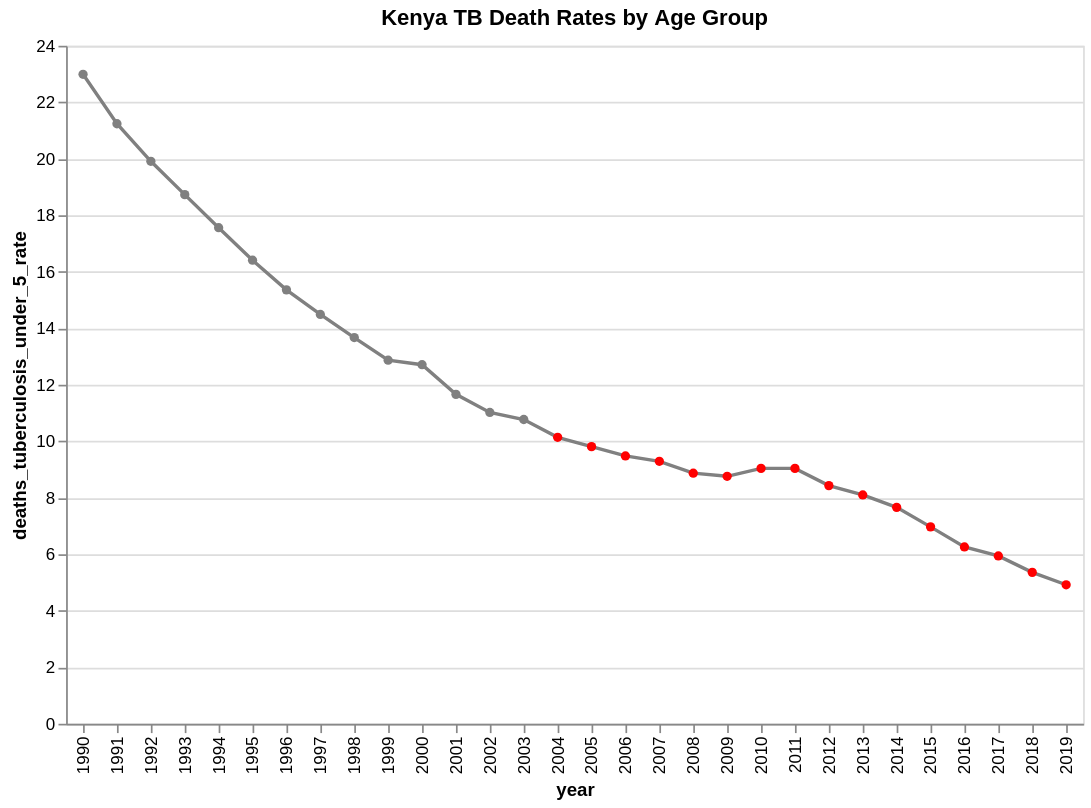

Write notebook code for a chart like this one.
### Markdown cell above
#### line chart test tooltip and conditional color

### Code cell
_deaths_tb_ = alt.Chart(age_group).mark_line(point=True).encode(
 x='year:O',
 y='deaths_tuberculosis_under_5_rate:Q',
 color= alt.condition(alt.datum.year >= 2004 , alt.value("red"), alt.value("grey")),
 tooltip=['year', 'deaths_tuberculosis_under_5_rate']
).interactive()

#%mkdir charts

_deaths_tb_.properties(title='Kenya TB Death Rates by Age Group', width=600, height=400)#.save('charts/kenya_tb_agegroup_death_rates.html')

### Figure 1 — Vega-Lite specification as saved in the notebook (floating-point values rounded to 4 significant figures)
{"config": {"view": {"continuousWidth": 300, "continuousHeight": 300}}, "data": {"name": "data-9991a3da004cd50d378894522999aa2c"}, "mark": {"type": "line", "point": true}, "encoding": {"color": {"condition": {"test": "(datum.year >= 2004)", "value": "red"}, "value": "grey"}, "tooltip": [{"field": "year", "type": "quantitative"}, {"field": "deaths_tuberculosis_under_5_rate", "type": "quantitative"}], "x": {"field": "year", "type": "ordinal"}, "y": {"field": "deaths_tuberculosis_under_5_rate", "type": "quantitative"}}, "height": 400, "params": [{"name": "param_1e9efca18e7a2868", "select": {"type": "interval", "encodings": ["x", "y"]}, "bind": "scales"}], "title": "Kenya TB Death Rates by Age Group", "width": 600, "$schema": "https://vega.github.io/schema/vega-lite/v6.4.1.json", "datasets": {"data-9991a3da004cd50d378894522999aa2c": [{"year": 1990, "deaths_tuberculosis_under_5_rate": 22.99, "deaths_tuberculosis_70+_years_rate": 665.0, "deaths_tuberculosis_5-14_years_rate": 2.0, "deaths_tuberculosis_15-49_years_rate": 33.31, "deaths_tuberculosis_50-69_years_rate": 207.8}, {"year": 1991, "deaths_tuberculosis_under_5_rate": 21.24, "deaths_tuberculosis_70+_years_rate": 652.8, "deaths_tuberculosis_5-14_years_rate": 1.97, "deaths_tuberculosis_15-49_years_rate": 33.5, "deaths_tuberculosis_50-69_years_rate": 205.8}, {"year": 1992, "deaths_tuberculosis_under_5_rate": 19.91, "deaths_tuberculosis_70+_years_rate": 650.5, "deaths_tuberculosis_5-14_years_rate": 1.95, "deaths_tuberculosis_15-49_years_rate": 34.23, "deaths_tuberculosis_50-69_years_rate": 207.1}, {"year": 1993, "deaths_tuberculosis_under_5_rate": 18.73, "deaths_tuberculosis_70+_years_rate": 650.4, "deaths_tuberculosis_5-14_years_rate": 1.93, "deaths_tuberculosis_15-49_years_rate": 34.98, "deaths_tuberculosis_50-69_years_rate": 208.8}, {"year": 1994, "deaths_tuberculosis_under_5_rate": 17.56, "deaths_tuberculosis_70+_years_rate": 645.2, "deaths_tuberculosis_5-14_years_rate": 1.89, "deaths_tuberculosis_15-49_years_rate": 35.53, "deaths_tuberculosis_50-69_years_rate": 208.7}, {"year": 1995, "deaths_tuberculosis_under_5_rate": 16.41, "deaths_tuberculosis_70+_years_rate": 635.6, "deaths_tuberculosis_5-14_years_rate": 1.84, "deaths_tuberculosis_15-49_years_rate": 35.84, "deaths_tuberculosis_50-69_years_rate": 207.8}, {"year": 1996, "deaths_tuberculosis_under_5_rate": 15.36, "deaths_tuberculosis_70+_years_rate": 626.0, "deaths_tuberculosis_5-14_years_rate": 1.76, "deaths_tuberculosis_15-49_years_rate": 36.13, "deaths_tuberculosis_50-69_years_rate": 207.3}, {"year": 1997, "deaths_tuberculosis_under_5_rate": 14.49, "deaths_tuberculosis_70+_years_rate": 626.0, "deaths_tuberculosis_5-14_years_rate": 1.73, "deaths_tuberculosis_15-49_years_rate": 37.01, "deaths_tuberculosis_50-69_years_rate": 210.7}, {"year": 1998, "deaths_tuberculosis_under_5_rate": 13.67, "deaths_tuberculosis_70+_years_rate": 630.9, "deaths_tuberculosis_5-14_years_rate": 1.7, "deaths_tuberculosis_15-49_years_rate": 38.26, "deaths_tuberculosis_50-69_years_rate": 216.3}, {"year": 1999, "deaths_tuberculosis_under_5_rate": 12.87, "deaths_tuberculosis_70+_years_rate": 627.2, "deaths_tuberculosis_5-14_years_rate": 1.65, "deaths_tuberculosis_15-49_years_rate": 38.9, "deaths_tuberculosis_50-69_years_rate": 218.0}, {"year": 2000, "deaths_tuberculosis_under_5_rate": 12.71, "deaths_tuberculosis_70+_years_rate": 627.7, "deaths_tuberculosis_5-14_years_rate": 1.67, "deaths_tuberculosis_15-49_years_rate": 40.41, "deaths_tuberculosis_50-69_years_rate": 223.1}, {"year": 2001, "deaths_tuberculosis_under_5_rate": 11.66, "deaths_tuberculosis_70+_years_rate": 616.8, "deaths_tuberculosis_5-14_years_rate": 1.62, "deaths_tuberculosis_15-49_years_rate": 41.13, "deaths_tuberculosis_50-69_years_rate": 223.5}, {"year": 2002, "deaths_tuberculosis_under_5_rate": 11.02, "deaths_tuberculosis_70+_years_rate": 612.4, "deaths_tuberculosis_5-14_years_rate": 1.62, "deaths_tuberculosis_15-49_years_rate": 42.49, "deaths_tuberculosis_50-69_years_rate": 226.8}, {"year": 2003, "deaths_tuberculosis_under_5_rate": 10.77, "deaths_tuberculosis_70+_years_rate": 603.9, "deaths_tuberculosis_5-14_years_rate": 1.75, "deaths_tuberculosis_15-49_years_rate": 44.17, "deaths_tuberculosis_50-69_years_rate": 229.5}, {"year": 2004, "deaths_tuberculosis_under_5_rate": 10.14, "deaths_tuberculosis_70+_years_rate": 587.5, "deaths_tuberculosis_5-14_years_rate": 1.72, "deaths_tuberculosis_15-49_years_rate": 44.71, "deaths_tuberculosis_50-69_years_rate": 226.8}, {"year": 2005, "deaths_tuberculosis_under_5_rate": 9.81, "deaths_tuberculosis_70+_years_rate": 571.3, "deaths_tuberculosis_5-14_years_rate": 1.67, "deaths_tuberculosis_15-49_years_rate": 44.48, "deaths_tuberculosis_50-69_years_rate": 222.0}, {"year": 2006, "deaths_tuberculosis_under_5_rate": 9.48, "deaths_tuberculosis_70+_years_rate": 558.0, "deaths_tuberculosis_5-14_years_rate": 1.64, "deaths_tuberculosis_15-49_years_rate": 43.92, "deaths_tuberculosis_50-69_years_rate": 217.3}, {"year": 2007, "deaths_tuberculosis_under_5_rate": 9.29, "deaths_tuberculosis_70+_years_rate": 547.6, "deaths_tuberculosis_5-14_years_rate": 1.65, "deaths_tuberculosis_15-49_years_rate": 43.16, "deaths_tuberculosis_50-69_years_rate": 213.2}, {"year": 2008, "deaths_tuberculosis_under_5_rate": 8.87, "deaths_tuberculosis_70+_years_rate": 540.1, "deaths_tuberculosis_5-14_years_rate": 1.64, "deaths_tuberculosis_15-49_years_rate": 42.42, "deaths_tuberculosis_50-69_years_rate": 208.7}, {"year": 2009, "deaths_tuberculosis_under_5_rate": 8.76, "deaths_tuberculosis_70+_years_rate": 530.2, "deaths_tuberculosis_5-14_years_rate": 1.65, "deaths_tuberculosis_15-49_years_rate": 41.63, "deaths_tuberculosis_50-69_years_rate": 203.6}, {"year": 2010, "deaths_tuberculosis_under_5_rate": 9.04, "deaths_tuberculosis_70+_years_rate": 514.0, "deaths_tuberculosis_5-14_years_rate": 1.68, "deaths_tuberculosis_15-49_years_rate": 40.53, "deaths_tuberculosis_50-69_years_rate": 196.7}, {"year": 2011, "deaths_tuberculosis_under_5_rate": 9.04, "deaths_tuberculosis_70+_years_rate": 496.9, "deaths_tuberculosis_5-14_years_rate": 1.7, "deaths_tuberculosis_15-49_years_rate": 39.31, "deaths_tuberculosis_50-69_years_rate": 189.5}, {"year": 2012, "deaths_tuberculosis_under_5_rate": 8.43, "deaths_tuberculosis_70+_years_rate": 480.8, "deaths_tuberculosis_5-14_years_rate": 1.61, "deaths_tuberculosis_15-49_years_rate": 37.87, "deaths_tuberculosis_50-69_years_rate": 181.8}, {"year": 2013, "deaths_tuberculosis_under_5_rate": 8.1, "deaths_tuberculosis_70+_years_rate": 469.9, "deaths_tuberculosis_5-14_years_rate": 1.53, "deaths_tuberculosis_15-49_years_rate": 36.53, "deaths_tuberculosis_50-69_years_rate": 175.1}, {"year": 2014, "deaths_tuberculosis_under_5_rate": 7.66, "deaths_tuberculosis_70+_years_rate": 463.9, "deaths_tuberculosis_5-14_years_rate": 1.46, "deaths_tuberculosis_15-49_years_rate": 35.45, "deaths_tuberculosis_50-69_years_rate": 170.2}, {"year": 2015, "deaths_tuberculosis_under_5_rate": 6.97, "deaths_tuberculosis_70+_years_rate": 456.9, "deaths_tuberculosis_5-14_years_rate": 1.36, "deaths_tuberculosis_15-49_years_rate": 34.14, "deaths_tuberculosis_50-69_years_rate": 164.8}, {"year": 2016, "deaths_tuberculosis_under_5_rate": 6.26, "deaths_tuberculosis_70+_years_rate": 442.1, "deaths_tuberculosis_5-14_years_rate": 1.26, "deaths_tuberculosis_15-49_years_rate": 32.51, "deaths_tuberculosis_50-69_years_rate": 157.6}, {"year": 2017, "deaths_tuberculosis_under_5_rate": 5.94, "deaths_tuberculosis_70+_years_rate": 423.9, "deaths_tuberculosis_5-14_years_rate": 1.19, "deaths_tuberculosis_15-49_years_rate": 30.87, "deaths_tuberculosis_50-69_years_rate": 149.5}, {"year": 2018, "deaths_tuberculosis_under_5_rate": 5.36, "deaths_tuberculosis_70+_years_rate": 403.8, "deaths_tuberculosis_5-14_years_rate": 1.11, "deaths_tuberculosis_15-49_years_rate": 29.36, "deaths_tuberculosis_50-69_years_rate": 141.4}, {"year": 2019, "deaths_tuberculosis_under_5_rate": 4.92, "deaths_tuberculosis_70+_years_rate": 387.0, "deaths_tuberculosis_5-14_years_rate": 1.03, "deaths_tuberculosis_15-49_years_rate": 28.14, "deaths_tuberculosis_50-69_years_rate": 134.9}]}}
